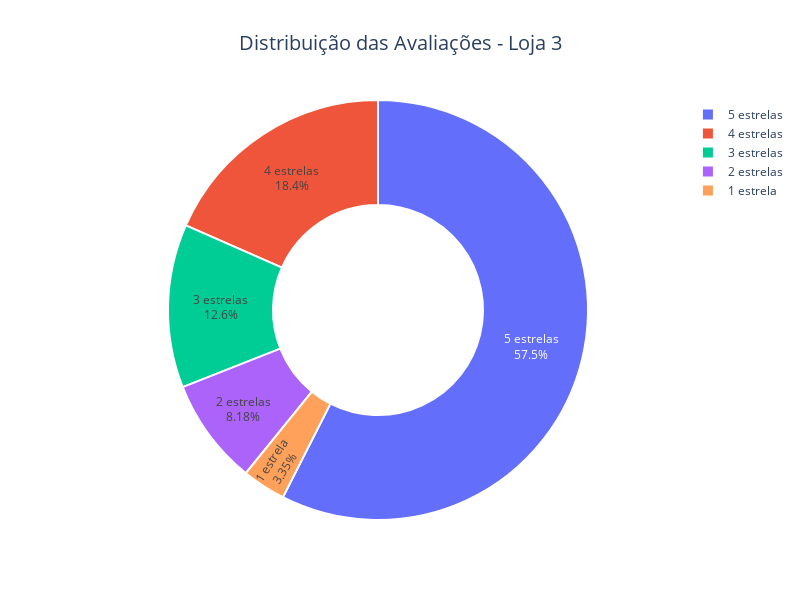

Notebook code cell kept with this figure:
### Code cell
loja3_avaliacao.index = ['1 estrela', '2 estrelas', '3 estrelas', '4 estrelas', '5 estrelas']

fig_avaliacao_loja3 = px.pie(
    loja1_avaliacao,
    values=loja3_avaliacao.values,
    names=loja3_avaliacao.index,
    title='Distribuição das Avaliações - Loja 3',
    hole=0.5,
    width=800,
    height=600,
)

fig_avaliacao_loja3.update_traces(
    textinfo='percent+label',
    textposition='inside',
    textfont=dict(size=12),
    marker=dict(line=dict(color='white', width=2))
)

fig_avaliacao_loja3.update_layout(
    title={
        'text': 'Distribuição das Avaliações - Loja 3',
        'x': 0.5,
        'xanchor': 'center',
        'font': {'size': 20}
    }
)

fig_avaliacao_loja3.show()

### Figure 1 — Plotly figure (JSON) as saved in the notebook; plotly's stock layout.template omitted (floating-point values rounded to 4 significant figures)
{"data": [{"domain": {"x": [0, 1], "y": [0, 1]}, "hole": 0.5, "hovertemplate": "label=%{label}<br>value=%{value}<extra></extra>", "labels": ["1 estrela", "2 estrelas", "3 estrelas", "4 estrelas", "5 estrelas"], "legendgroup": "", "marker": {"line": {"color": "white", "width": 2}}, "name": "", "showlegend": true, "textfont": {"size": 12}, "textinfo": "percent+label", "textposition": "inside", "type": "pie", "values": [79, 193, 297, 434, 1356]}], "layout": {"height": 600, "legend": {"tracegroupgap": 0}, "title": {"font": {"size": 20}, "text": "Distribuição das Avaliações - Loja 3", "x": 0.5, "xanchor": "center"}, "width": 800}}
